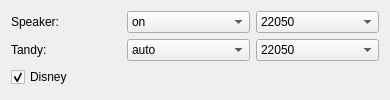
         <widget class="QWidget" name="pageSpeaker">
          <property name="geometry">
           <rect>
            <x>0</x>
            <y>0</y>
            <width>386</width>
            <height>100</height>
           </rect>
          </property>
          <attribute name="label">
           <string>PC Speaker</string>
          </attribute>
          <layout class="QGridLayout" name="gridLayout_7">
           <item row="0" column="0">
            <layout class="QVBoxLayout" name="vlPcSpeaker">
             <item>
              <layout class="QHBoxLayout" name="hlPcSpeaker">
               <item>
                <widget class="QLabel" name="labelSpeaker">
                 <property name="minimumSize">
                  <size>
                   <width>110</width>
                   <height>0</height>
                  </size>
                 </property>
                 <property name="maximumSize">
                  <size>
                   <width>110</width>
                   <height>16777215</height>
                  </size>
                 </property>
                 <property name="text">
                  <string>Speaker:</string>
                 </property>
                 <property name="buddy">
                  <cstring>comboBoxSpeaker</cstring>
                 </property>
                </widget>
               </item>
               <item>
                <widget class="QComboBox" name="comboBoxSpeaker">
                 <item>
                  <property name="text">
                   <string>on</string>
                  </property>
                 </item>
                 <item>
                  <property name="text">
                   <string>off</string>
                  </property>
                 </item>
                </widget>
               </item>
               <item>
                <widget class="QComboBox" name="comboBoxSpeakerRate">
                 <property name="currentIndex">
                  <number>1</number>
                 </property>
                 <item>
                  <property name="text">
                   <string>11050</string>
                  </property>
                 </item>
                 <item>
                  <property name="text">
                   <string>22050</string>
                  </property>
                 </item>
                 <item>
                  <property name="text">
                   <string>44100</string>
                  </property>
                 </item>
                </widget>
               </item>
              </layout>
             </item>
             <item>
              <layout class="QHBoxLayout" name="hlPcSpeakerTandy">
               <item>
                <widget class="QLabel" name="labelSpeakerTandy">
                 <property name="minimumSize">
                  <size>
                   <width>110</width>
                   <height>0</height>
                  </size>
                 </property>
                 <property name="maximumSize">
                  <size>
                   <width>110</width>
                   <height>16777215</height>
                  </size>
                 </property>
                 <property name="text">
                  <string>Tandy:</string>
                 </property>
                 <property name="buddy">
                  <cstring>comboBoxSpeakerTandy</cstring>
                 </property>
                </widget>
               </item>
               <item>
                <widget class="QComboBox" name="comboBoxSpeakerTandy">
                 <property name="currentIndex">
                  <number>2</number>
                 </property>
                 <item>
                  <property name="text">
                   <string>on</string>
                  </property>
                 </item>
                 <item>
                  <property name="text">
                   <string>off</string>
                  </property>
                 </item>
                 <item>
                  <property name="text">
                   <string>auto</string>
                  </property>
                 </item>
                </widget>
               </item>
               <item>
                <widget class="QComboBox" name="comboBoxSpeakerTandyRate">
                 <property name="currentIndex">
                  <number>1</number>
                 </property>
                 <item>
                  <property name="text">
                   <string>11050</string>
                  </property>
                 </item>
                 <item>
                  <property name="text">
                   <string>22050</string>
                  </property>
                 </item>
                 <item>
                  <property name="text">
                   <string>44100</string>
                  </property>
                 </item>
                </widget>
               </item>
              </layout>
             </item>
             <item>
              <widget class="QCheckBox" name="checkBoxDisney">
               <property name="text">
                <string>Disney</string>
               </property>
               <property name="checked">
                <bool>true</bool>
               </property>
              </widget>
             </item>
            </layout>
           </item>
           <item row="1" column="0">
            <spacer name="vsPcSpeaker">
             <property name="orientation">
              <enum>Qt::Vertical</enum>
             </property>
             <property name="sizeHint" stdset="0">
              <size>
               <width>368</width>
               <height>122</height>
              </size>
             </property>
            </spacer>
           </item>
          </layout>
         </widget>
